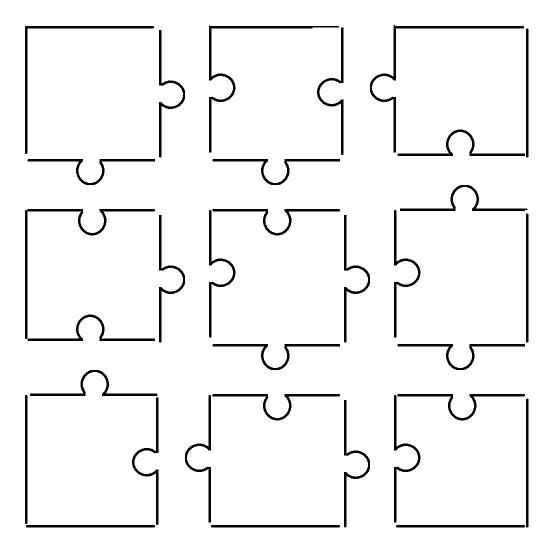
#> input picture display_image.png, 1110 x 1110 px (shown at 1/2 size)
$ python -i main.py   (imports and definitions only)
#> lines starting #> are read from the running program, lines starting #| are printed output that depends on the picture; after the words box and inside, x2 and y2 are one past the last pixel; in counts of white or black regions, pixels touching at a corner belong together
#> further down, picture is the input picture: shape (1110, 1110, 3); 95.4% white; 32 black regions, largest, box (x1, y1, x2, y2) and area: (50, 418, 310, 678) 3005, (740, 50, 1048, 305) 2983, (418, 50, 678, 305) 2880
### image_analysis.py
import numpy as np

def line_analysis(lines,vertical_line_tracks,horizontal_line_tracks):
    if lines is not None:
            for line in lines:
                x1, y1, x2, y2 = line[0]

                # Calculate the slope of the line (if x2 - x1 is not zero)
                if x2 - x1 != 0:
                    slope = (y2 - y1) / (x2 - x1)
                else:
                    slope = np.inf  # vertical line (infinite slope)

                # Classify the line as vertical or horizontal based on slope
                if abs(slope) > 5:  # roughly vertical
                    # Track vertical lines (group lines with similar x-values)
                    is_vertical_overlapping = False
                    for i, track in enumerate(vertical_line_tracks):
                        vx1, vy1, vx2, vy2, count, absent_count = track
                        # Check if the x-coordinates are close (within a tolerance)
                        if abs(x1 - vx1) < 20 or abs(x2 - vx2) < 20:
                            vertical_line_tracks[i][4] += 1  # Increment the line count
                            vertical_line_tracks[i][5] = 0  # Reset absent count
                            is_vertical_overlapping = True
                            break

                    if not is_vertical_overlapping:
                        vertical_line_tracks.append([x1, 0, x2, 500, 1, 0])  # Start a new track for vertical line

                elif abs(slope) < 0.2:  # roughly horizontal
                    # Track horizontal lines (group lines with similar y-values)
                    is_horizontal_overlapping = False
                    for i, track in enumerate(horizontal_line_tracks):
                        hx1, hy1, hx2, hy2, count, absent_count = track
                        # Check if the y-coordinates are close (within a tolerance)
                        if abs(y1 - hy1) < 20 or abs(y2 - hy2) < 20:
                            horizontal_line_tracks[i][4] += 1  # Increment the line count
                            horizontal_line_tracks[i][5] = 0  # Reset absent count
                            is_horizontal_overlapping = True
                            break

                    if not is_horizontal_overlapping:
                        horizontal_line_tracks.append([0, y1, 500, y2, 1, 0])  # Start a new track for horizontal line

    # Update absence count for lines not detected in this iteration
    for i in range(len(vertical_line_tracks)):
        if vertical_line_tracks[i][5] < 5:
            vertical_line_tracks[i][5] += 1  # Increment the absent count if not detected
        else:
            del vertical_line_tracks[i]  # Remove line if absent for more than 10 iterations
            break  # Break after removal to avoid index shift during iteration

    for i in range(len(horizontal_line_tracks)):
        if horizontal_line_tracks[i][5] < 5:
            horizontal_line_tracks[i][5] += 1  # Increment the absent count if not detected
        else:
            del horizontal_line_tracks[i]  # Remove line if absent for more than 10 iterations
            break  # Break after removal to avoid index shift during iteration

    return vertical_line_tracks,horizontal_line_tracks

def circle_analysis(circles,circle_tracks):
    if circles is not None:
        # Convert the coordinates to integers
        circles = np.round(circles[0, :]).astype("int")

        # Iterate over each detected circle
        for (x, y, r) in circles:
            # Check if this circle's center is inside any existing circle
            is_inside = False
            for i, track in enumerate(circle_tracks):
                track_x, track_y, track_r, track_count, absent_count = track
                distance = np.sqrt((x - track_x)**2 + (y - track_y)**2)

                if distance < track_r:
                    # The current circle is inside an existing circle, reset its counter
                    circle_tracks[i][3] +=1 # Reset count for the circle
                    circle_tracks[i][4] = 0  # Reset absent count
                    is_inside = True
                    break

            # If the circle was not inside any other, track it
            if not is_inside:
                found = False
                for track in circle_tracks:
                    track_x, track_y, track_r, track_count, track_absent_count = track
                    if abs(x - track_x) < 10 and abs(y - track_y) < 10 and abs(r - track_r) < 10:
                        track[3] += 1  # Increment the counter for the circle
                        track[4] = 0  # Reset the absent count when it's detected
                        found = True
                        break

                if not found:
                    circle_tracks.append([x, y, r, 1, 0])  # Start a new track for the circle

    # Update absence count for circles not detected in this iteration
    for i in range(len(circle_tracks)):
        if circle_tracks[i][4] < 3:
            circle_tracks[i][4] += 1  # Increment the absent count if not detected
        else:
            # Remove the circle if it's been absent for more than 10 iterations
            del circle_tracks[i]
            break  # Break after removal to avoid index shift during iteration
    return circle_tracks

### main.py
import cv2
import numpy as np
from detect_puzzle import detect_puzzle
from image_analysis import line_analysis,circle_analysis

def draw_features_items(rotated_frame,circle_tracks,vertical_line_tracks,horizontal_line_tracks):
    for track in circle_tracks:
        track_x, track_y, track_r, track_count, track_absent_count = track
        cv2.circle(rotated_frame, (track_x, track_y), track_r, (0, 255, 0), 4)
        cv2.circle(rotated_frame, (track_x, track_y), 2, (0, 0, 255), 3)

    for track in vertical_line_tracks:
        x1, y1, x2, y2, count, absent_count = track
        cv2.line(rotated_frame, (x1, y1), (x2, y2), (0, 255, 0), 3)

    for track in horizontal_line_tracks:
        x1, y1, x2, y2, count, absent_count = track
        cv2.line(rotated_frame, (x1, y1), (x2, y2), (255, 0, 0), 3)
    return rotated_frame

def label_circles(rotated_frame,masked_frame,circle_tracks,circle_colors=[]):
    for track in circle_tracks:
        track_x, track_y, track_r, track_count, track_absent_count = track
        if track_count > 2:

            y_min = track_y - track_r//2
            y_max = track_y + track_r//2
            x_min =track_x - track_r//2
            x_max = track_x + track_r//2

            cropped_region = masked_frame[y_min:y_max, x_min:x_max]

            black_pixels = np.sum(cropped_region < 100)
            white_pixels = np.sum(cropped_region >100)
            if black_pixels > white_pixels:
                cv2.putText(rotated_frame, "Black", (track_x - 20, track_y - track_r - 10),
                            cv2.FONT_HERSHEY_SIMPLEX, 0.8, (0, 0, 0), 2)
                circle_colors.append(0)
            else:
                cv2.putText(rotated_frame, "White", (track_x - 20, track_y - track_r - 10),
                            cv2.FONT_HERSHEY_SIMPLEX, 0.8, (255, 255, 255), 2)
                circle_colors.append(1)
    return rotated_frame,circle_colors

import cv2
import numpy as np

class Camera:
    def __init__(self):
        self.circle_tracks = []
        self.vertical_line_tracks = []
        self.horizontal_line_tracks = []
        self.counter = 0
        self.ready_status = False

    def get_frame(self,frame):
        # Capture frame from camera
        #ret, frame = self.cap.read()

        # Crop and rotate the frame
        cropped_frame = frame[50:450, 280:650]
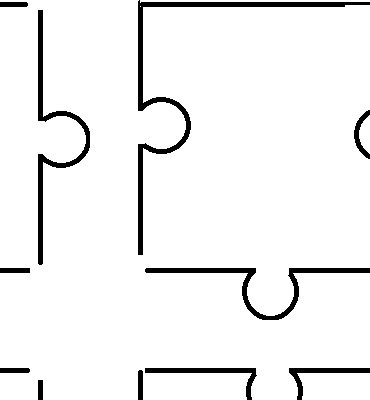
#> cropped_frame: shape (400, 370, 3); 94.4% white; 11 black regions, largest, box (x1, y1, x2, y2) and area: (138, 0, 370, 255) 2797, (38, 10, 90, 265) 1710, (145, 268, 370, 320) 1560
        rotated_frame = cv2.transpose(cropped_frame)
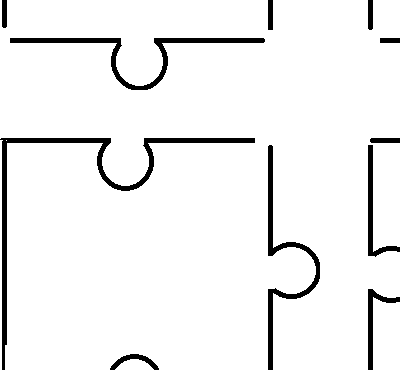
#> rotated_frame: shape (370, 400, 3); 94.4% white; 11 black regions, largest, box (x1, y1, x2, y2) and area: (0, 138, 255, 370) 2797, (10, 38, 265, 90) 1710, (268, 145, 320, 370) 1560

        #rotated_frame=cv2.flip(rotated_frame,1)
        # Convert to grayscale and apply binary threshold
        gray_frame = cv2.cvtColor(rotated_frame, cv2.COLOR_BGR2GRAY)
        _, masked_frame = cv2.threshold(gray_frame, 127, 255, cv2.THRESH_BINARY)

        # Detect edges using Canny
        edges = cv2.Canny(masked_frame, 100, 20, apertureSize=3)
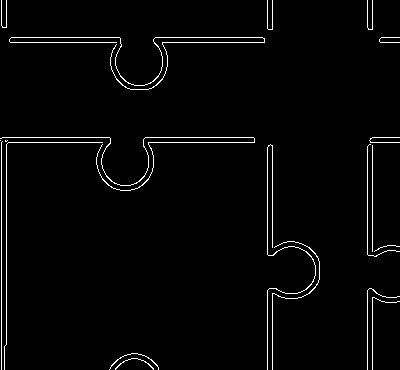
#> edges: shape (370, 400); 2.3% white in thin lines or dots

        # Detect lines using Hough Transform
        lines = cv2.HoughLinesP(edges, 1, np.pi / 180, threshold=10, minLineLength=100, maxLineGap=10)
#> lines = [[367, 254, 367, 146], [11, 37, 119, 37], [143, 142, 254, 142], [145, 137, 253, 137], [1, 369, 1, 138], [372, 255, 372, 137], [267, 254, 267, 147], [154, 42, 264, 42], [6, 344, 6, 137], [272, 255, 272, 145]]

        # Detect circles using Hough Transform
        circles = cv2.HoughCircles(masked_frame,
                                    cv2.HOUGH_GRADIENT, dp=1.6, minDist=30,
                                    param1=100, param2=20, minRadius=15, maxRadius=30)
#> circles = [[290.4, 269.6, 29.08], [138.4, 61.6, 23.64], [125.6, 160.8, 23.8], [389.6, 274.4, 27.32]]

        # Circle analysis and update circle tracks
        self.circle_tracks = circle_analysis(circles, self.circle_tracks)
#> in circle_analysis, `circles = np.round(circles[0, :]).astype("int")`: circles = [[290, 270, 29], [138, 62, 24], [126, 161, 24], [390, 274, 27]]
#> the loop in circle_analysis, `for (x, y, r) in circles: # Check if this circle's center is inside an..` made 4 passes
#> after the loop in circle_analysis, `for (x, y, r) in circles:`: circle_tracks = [[290, 270, 29, 1, 0], [138, 62, 24, 1, 0], [126, 161, 24, 1, 0], [390, 274, 27, 1, 0]]; track = [126, 161, 24, 1, 0]
#> the loop in circle_analysis, `for i in range(len(circle_tracks)):` made 4 passes
#> after the loop in circle_analysis, `for i in range(len(circle_tracks)):`: circle_tracks = [[290, 270, 29, 1, 1], [138, 62, 24, 1, 1], [126, 161, 24, 1, 1], [390, 274, 27, 1, 1]]
#> self.circle_tracks has the same summary as circle_tracks in circle_analysis

        # Label circles with colors
        rotated_frame, circle_colors = label_circles(rotated_frame, masked_frame, self.circle_tracks, [])
#> the loop in label_circles, `for track in circle_tracks:` made 4 passes
#> (track, track_x, track_y, track_r) on passes 1 to 4: ([290, 270, 29, 1, 1], 290, 270, 29), ([138, 62, 24, 1, 1], 138, 62, 24), ([126, 161, 24, 1, 1], 126, 161, 24), ([390, 274, 27, 1, 1], 390, 274, 27)
#> after the loop in label_circles, `for track in circle_tracks:`: circle_colors = []
#> circle_colors = []

        # Line analysis (vertical and horizontal lines)
        self.vertical_line_tracks, self.horizontal_line_tracks = line_analysis(lines, self.vertical_line_tracks, self.horizontal_line_tracks)
#> the loop in line_analysis, `for line in lines:` made 10 passes
#> (x1, y1, x2, y2, slope) on passes 1 to 10: (367, 254, 367, 146, inf), (11, 37, 119, 37, 0), (143, 142, 254, 142, 0), (145, 137, 253, 137, 0), (1, 369, 1, 138, inf), (372, 255, 372, 137, inf), (267, 254, 267, 147, inf), (154, 42, 264, 42, 0), (6, 344, 6, 137, inf), (272, 255, 272, 145, inf)
#> after the loop in line_analysis, `for line in lines:`: horizontal_line_tracks = [[0, 37, 500, 37, 2, 0], [0, 142, 500, 142, 2, 0]]; vertical_line_tracks = [[367, 0, 367, 500, 2, 0], [1, 0, 1, 500, 2, 0], [267, 0, 267, 500, 2, 0]]
#> the loop in line_analysis, `for i in range(len(vertical_line_tracks)):` made 3 passes
#> after the loop in line_analysis, `for i in range(len(vertical_line_tracks)):`: vertical_line_tracks = [[367, 0, 367, 500, 2, 1], [1, 0, 1, 500, 2, 1], [267, 0, 267, 500, 2, 1]]
#> the loop in line_analysis, `for i in range(len(horizontal_line_tracks)):` made 2 passes
#> after the loop in line_analysis, `for i in range(len(horizontal_line_tracks)):`: horizontal_line_tracks = [[0, 37, 500, 37, 2, 1], [0, 142, 500, 142, 2, 1]]
#> self.vertical_line_tracks has the same summary as vertical_line_tracks in line_analysis; self.horizontal_line_tracks = [[0, 37, 500, 37, 2, 1], [0, 142, 500, 142, 2, 1]]

        # Draw features on the frame
        rotated_frame = draw_features_items(rotated_frame, self.circle_tracks, self.vertical_line_tracks, self.horizontal_line_tracks)
#> the loop in draw_features_items, `for track in circle_tracks:` made 4 passes
#> after the loop in draw_features_items, `for track in circle_tracks:`:
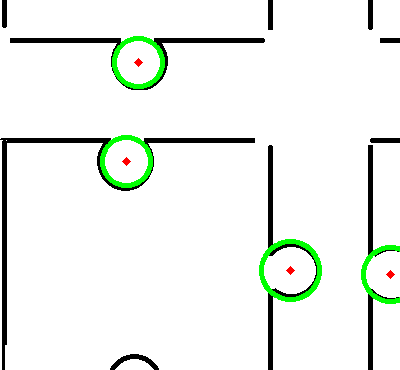
#> rotated_frame: shape (370, 400, 3); 2.12% of pixels changed, all inside (x1, y1, x2, y2) = (100, 36, 400, 304)
#> the loop in draw_features_items, `for track in vertical_line_tracks:` made 3 passes
#> (track, x1, x2) on passes 1 to 3: ([367, 0, 367, 500, 2, 1], 367, 367), ([1, 0, 1, 500, 2, 1], 1, 1), ([267, 0, 267, 500, 2, 1], 267, 267)
#> after the loop in draw_features_items, `for track in vertical_line_tracks:`:
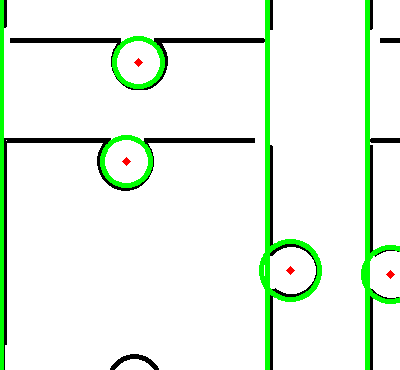
#> rotated_frame: shape (370, 400, 3); 3.36% of pixels changed, all inside (x1, y1, x2, y2) = (0, 0, 370, 370)
#> the loop in draw_features_items, `for track in horizontal_line_tracks:` made 2 passes
#> after the loop in draw_features_items, `for track in horizontal_line_tracks:`:
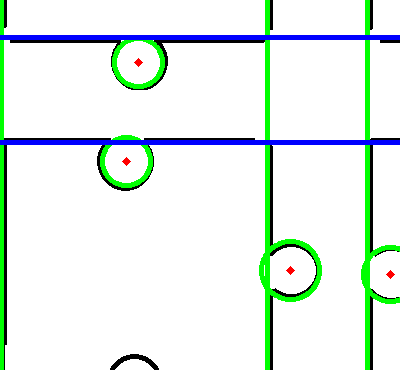
#> rotated_frame: shape (370, 400, 3); 2.7% of pixels changed, all inside (x1, y1, x2, y2) = (0, 35, 400, 145)

        # Check if the system is ready
        if len(self.vertical_line_tracks) + len(self.horizontal_line_tracks) + len(self.circle_tracks) == 4 and len(circle_colors) == len(self.circle_tracks):
            self.counter += 1
            if self.counter > 2:
                self.ready_status = True
                cv2.putText(rotated_frame, "Ready", (40, 300), cv2.FONT_HERSHEY_SIMPLEX, 1, (0, 0, 0), 2)  # Text color black
        else:
            self.ready_status = False
            self.counter = 0

        pos = [0, 0, 0, 0]  # Default position
        if self.ready_status:
            try:
                pos = detect_puzzle(self.circle_tracks, self.vertical_line_tracks, self.horizontal_line_tracks, circle_colors)
            except:
                print('error')

        return rotated_frame, masked_frame, edges, pos
# [12 lines not run here, left out]

>>> import cv2
>>> picture = cv2.imread('display_image.png')
>>> result = Camera().get_frame(picture)
